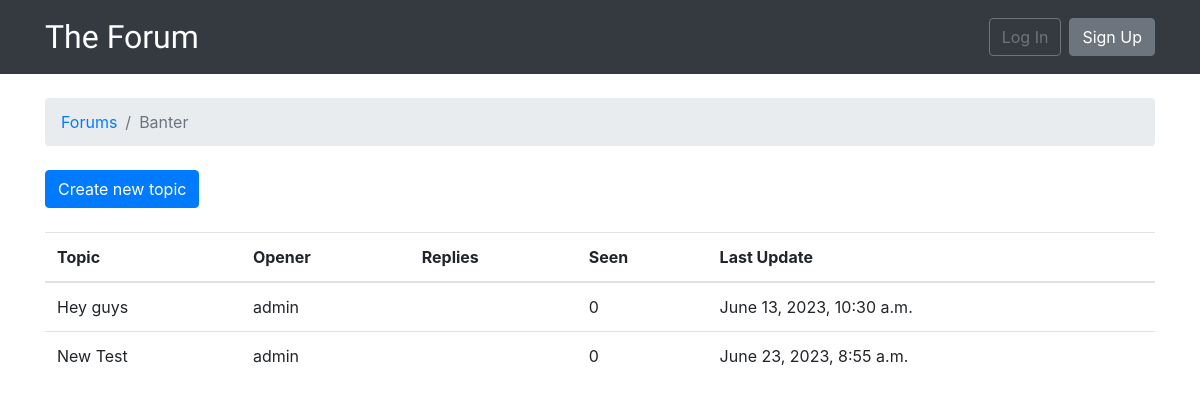
/forum/1/, run on an earlier commit of the app's database.
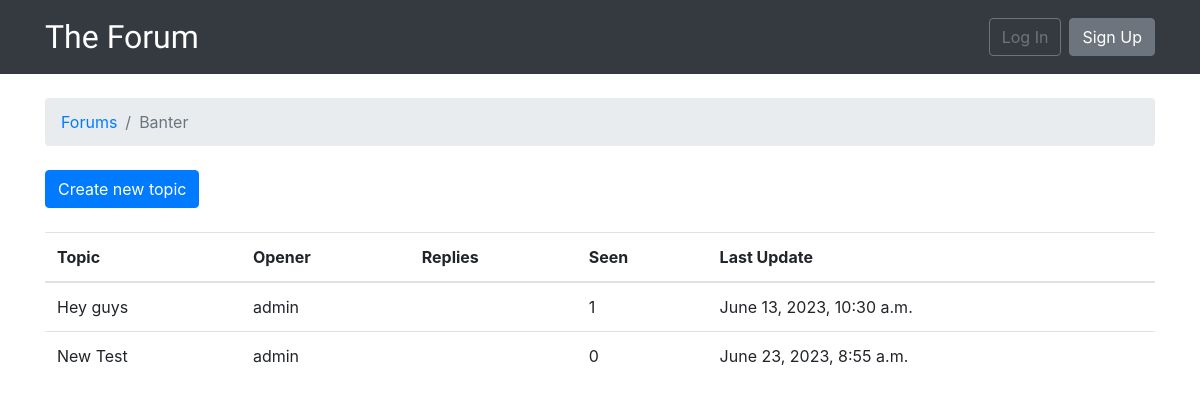
And on a later commit of the database.
### forum/models.py (models this page shows, shortened)
class Topic(models.Model):
    subject = models.CharField(max_length=255)
    last_updated = models.DateTimeField(auto_now_add=True)
    forum = models.ForeignKey(
        Forum, related_name='topics', on_delete=models.CASCADE)
    opener = models.ForeignKey(
        User, related_name='topics', on_delete=models.CASCADE)
    views = models.PositiveBigIntegerField(default=0)

### forum/views.py (the view)
# urls.py: path('forum/<int:pk>/', views.forum_topics, name='forum_topics'),
def forum_topics(request, pk):
    forum = get_object_or_404(Forum, pk=pk)
    topics = forum.topics.order_by(
        '-last_updated').annotate(replies=Count('posts') - 1)
    return render(request, 'topics.html', {'forum': forum, 'topics': topics})

### templates/topics.html (shortened to what this page needs)
{% extends 'base.html' %}
{% block breadcrumb %}
    <li class="breadcrumb-item"><a href="{% url 'home' %}">Forums</a></li>
    <li class="breadcrumb-item active">{{ forum.name }}</li>
{% endblock %}
{% block content %}
    <div class="mb-4">
        <a href="{% url 'new_topic' forum.pk %}" class="btn btn-primary">Create new topic</a>
    </div>
    <table class="table">
        <thead class="thead-inverse">
            <tr>
                <th>Topic</th>
                <th>Opener</th>
                <th>Replies</th>
                <th>Seen</th>
                <th>Last Update</th>
            </tr>
        </thead>
        <tbody>
            {% for topic in forum.topics.all %}
                <tr>
                    <td><href="{% url 'topic_posts' forum.pk topic.pk %}">{{ topic.subject }}</a></td>
                    <td>{{ topic.opener.username }}</td>
                    <td>{{ topic.replies }}</td>
                    <td>{{ topic.views }}</td>
                    <td>{{ topic.last_updated }}</td>
                </tr>
            {% endfor %}
        </tbody>
    </table>
{% endblock %}

What changed in the data, as far as the page shows it:
changed Topic "Hey guys": views "0" → "1"
